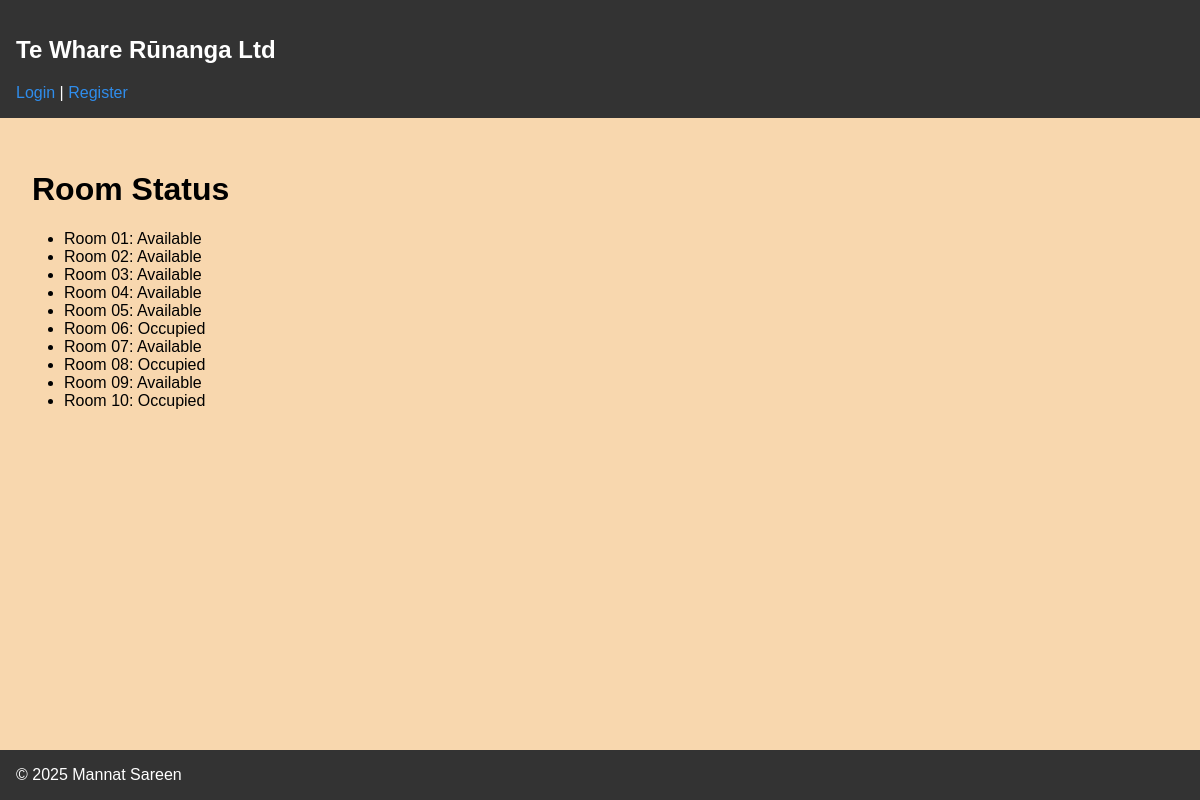
The app's page /status/ with its own data.
### reservations/models.py (models this page shows, shortened)
class Rooms(models.Model):
    name        = models.CharField(max_length=100)
    location    = models.CharField(max_length=100)
    capacity    = models.PositiveIntegerField()
    description = models.TextField(blank=True)

### reservations/views.py (the view)
# urls.py: path('status/', views.room_status, name='room_status'),
def room_status(request):
    slot_s = request.GET.get('slot_start')
    slot_e = request.GET.get('slot_end')
    try:
        start = datetime.fromisoformat(slot_s) if slot_s else timezone.now()
    except (TypeError, ValueError):
        start = timezone.now()
    end = datetime.fromisoformat(slot_e) if slot_e else start + timedelta(hours=1)
    status_list = []
    for room in Rooms.objects.all():
        occupied = TheReservation.objects.filter(
            room=room,
            start_time__lt=end,
            end_time__gt=start
        ).exists()
        next_res = TheReservation.objects.filter(
            room=room,
            start_time__gte=end
        ).order_by('start_time').first()
        status_list.append({
            'room': room,
            'occupied': occupied,
            'next_res': next_res,
        })
    return render(request, 'reservations/room_status.html', {
        'status_list': status_list,
        'slot_start': start,
        'slot_end': end,
    })

### reservations/templates/reservations/room_status.html
{% extends "base.html" %}
{% block content %}
    <h1>Room Status</h1>
    <ul>
        {% for entry in status_list %}
            <li>{{ entry.room.name }}: {% if entry.occupied %}Occupied{% else %}Available{% endif %}</li>
        {% endfor %}
    </ul>
{% endblock %}

### reservations/templates/base.html (style rules this page uses)
* { box-sizing: border-box; }
body { margin: 0; font-family: Arial, sans-serif; background-color: #f8d7ae; display: flex; flex-direction: column; min-height: 100vh; }
ul { list-style: disc; padding-left: 2rem; }

### records on screen
Rooms: room.name "Room 01", shows "Available"
Rooms: room.name "Room 02", shows "Available"
Rooms: room.name "Room 03", shows "Available"
Rooms: room.name "Room 04", shows "Available"
Rooms: room.name "Room 05", shows "Available"
Rooms: room.name "Room 06", shows "Occupied"
Rooms: room.name "Room 07", shows "Available"
Rooms: room.name "Room 08", shows "Occupied"
Rooms: room.name "Room 09", shows "Available"
Rooms: room.name "Room 10", shows "Occupied"
